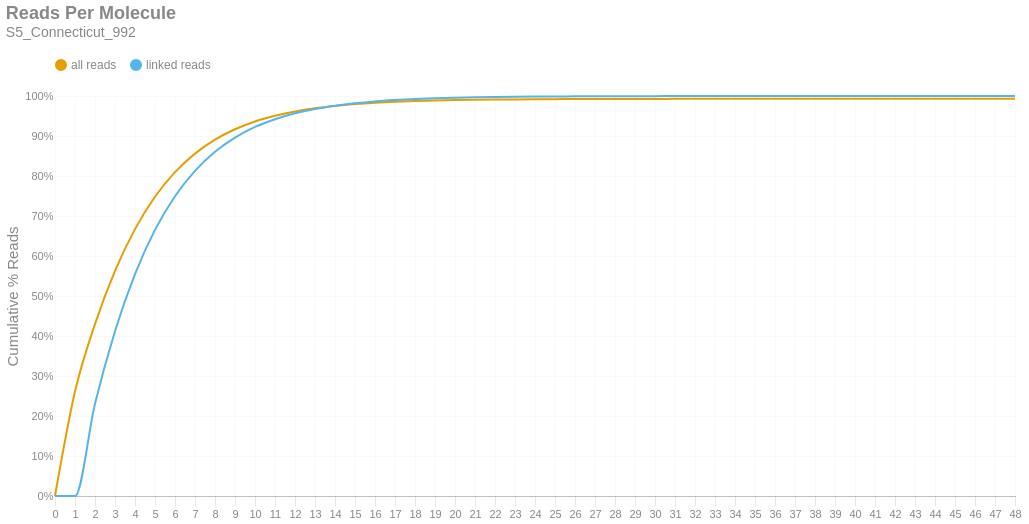

The notebook cell this image was saved under:
### Markdown cell above
### Reads per Molecule
This chart shows the cumulative distribution of the number of reads per linked molecule. That is, how many alignments are associated with a unique molecule. This excludes the number of reads associated with invalid or absent linked-read barcodes. The `linked` histogram is the percentages recalculated when disregarding singletons.

### Code cell
if SKIPLR:
    print_html(f"Skipped")
else:
    counts = np.bincount(valids['reads'].cast(pl.Int64).to_numpy())
    weighted = counts * np.arange(len(counts))
    all_perc = weighted / n_reads
    linked_perc = weighted / n_linked_reads
    linked_perc[1] = 0
    binned_df = pl.DataFrame({
        'readsper': list(range(len(counts))),
        'all reads (cumsum)': np.cumsum(all_perc).tolist(),
        'linked reads (cumsum)': np.cumsum(linked_perc).tolist(),
    })

    with SafeRender(binned_df):
        (
            density_plot(binned_df, 'Reads Per Molecule', samplename, 'readspmol')
            .encode(
                x=alt.X('readsper:O', title=None).axis(labelAngle=0).scale(padding=0),
                y=alt.Y('value:Q', title='Cumulative % Reads').axis(format='%').stack(False),
                color=alt.Color("key:N").scale(domain=["all reads", "linked reads"]),
                tooltip=[
                    alt.Tooltip("key:N", title="Data Type"),
                    alt.Tooltip("readsper:O", title="Reads Per Molecule"),
                    alt.Tooltip("value:Q", format=".2%", title="% Reads (Cum.)")
                ]            
            )
        ).display()

### Figure 1 — Vega-Lite specification as saved in the notebook (floating-point values rounded to 4 significant figures)
{"width": "container", "height": 400, "config": {"title": {"anchor": "start", "dy": -15, "fontSize": 18, "color": "#888888", "subtitleColor": "#888888", "subtitleFontSize": 14}, "arc": {"fill": "#0072B2"}, "axis": {"domainColor": "#888888", "domainWidth": 0.5, "gridWidth": 0.2, "grid": false, "titleFontWeight": 400, "titleFontSize": 15, "labelFontSize": 11, "labelColor": "#888888", "tickColor": "#888888", "tickWidth": 0.2, "titleColor": "#888888"}, "axisBand": {"grid": false}, "axisX": {"grid": true, "tickSize": 10, "domainCap": "round"}, "axisY": {"domain": false, "grid": true, "tickSize": 0, "domainCap": "round"}, "background": "transparent", "header": {"labelFontSize": 15, "labelColor": "#888888", "titleFontSize": 15, "titleFontWeight": 600, "titleColor": "#888888"}, "legend": {"labelFont": "sans-serif", "labelFontSize": 12, "labelColor": "#888888", "symbolSize": 100, "symbolType": "circle", "titleFontSize": 12, "titlePadding": 10, "titleColor": "#888888", "title": null, "orient": "top"}, "range": {"category": ["#E69F00", "#56B4E9", "#009E73", "#F0E442", "#0072B2", "#D55E00", "#CC79A7", "#000000"], "diverging": ["#cfe8f3", "#a2d4ec", "#73bfe2", "#46abdb", "#1696d2", "#12719e"]}, "area": {"fill": "#0072B2", "fillOpacity": 0.7, "line": true, "strokeOpacity": 0.7}, "line": {"color": "#0072B2", "stroke": "#0072B2", "strokeWidth": 2}, "trail": {"color": "#0072B2", "stroke": "#0072B2", "strokeWidth": 0, "size": 1}, "point": {"filled": true, "fillOpacity": 1.0, "size": 95}, "text": {"color": "#888888", "fontSize": 11, "align": "right", "fontWeight": 400, "size": 11}, "bar": {"fill": "#0072B2", "stroke": null}, "view": {"stroke": null, "continuousWidth": 660, "continuousHeight": 400}}, "data": {"name": "data-92ff6299d1e516653e06d57ce4956281"}, "mark": {"type": "line", "interpolate": "monotone", "point": {"opacity": 0, "size": 275}}, "encoding": {"color": {"field": "key", "scale": {"domain": ["all reads", "linked reads"]}, "type": "nominal"}, "tooltip": [{"field": "key", "title": "Data Type", "type": "nominal"}, {"field": "readsper", "title": "Reads Per Molecule", "type": "ordinal"}, {"field": "value", "format": ".2%", "title": "% Reads (Cum.)", "type": "quantitative"}], "x": {"axis": {"labelAngle": 0}, "field": "readsper", "scale": {"padding": 0}, "title": null, "type": "ordinal"}, "y": {"axis": {"format": "%"}, "field": "value", "stack": false, "title": "Cumulative % Reads", "type": "quantitative"}}, "params": [{"name": "param_c36ac31b6afebe62", "select": {"type": "point", "fields": ["key"]}, "bind": "legend"}], "title": {"text": "Reads Per Molecule", "subtitle": "S5_Connecticut_992"}, "transform": [{"fold": ["all reads (cumsum)", "linked reads (cumsum)"]}, {"calculate": "replace(datum.key, ' (cumsum)', '')", "as": "key"}, {"filter": {"param": "param_c36ac31b6afebe62"}}], "usermeta": {"embedOptions": {"downloadFileName": "S5_Connecticut_992.readspmol"}}, "$schema": "https://vega.github.io/schema/vega-lite/v6.1.0.json", "datasets": {"data-92ff6299d1e516653e06d57ce4956281": [{"readsper": 0, "all reads (cumsum)": 0.0, "linked reads (cumsum)": 0.0}, {"readsper": 1, "all reads (cumsum)": 0.2611, "linked reads (cumsum)": 0.0}, {"readsper": 2, "all reads (cumsum)": 0.4298, "linked reads (cumsum)": 0.2305}, {"readsper": 3, "all reads (cumsum)": 0.5627, "linked reads (cumsum)": 0.4121}, {"readsper": 4, "all reads (cumsum)": 0.6672, "linked reads (cumsum)": 0.5549}, {"readsper": 5, "all reads (cumsum)": 0.7481, "linked reads (cumsum)": 0.6653}, {"readsper": 6, "all reads (cumsum)": 0.8095, "linked reads (cumsum)": 0.7493}, {"readsper": 7, "all reads (cumsum)": 0.856, "linked reads (cumsum)": 0.8127}, {"readsper": 8, "all reads (cumsum)": 0.8909, "linked reads (cumsum)": 0.8604}, {"readsper": 9, "all reads (cumsum)": 0.9168, "linked reads (cumsum)": 0.8959}, {"readsper": 10, "all reads (cumsum)": 0.9364, "linked reads (cumsum)": 0.9226}, {"readsper": 11, "all reads (cumsum)": 0.9506, "linked reads (cumsum)": 0.9421}, {"readsper": 12, "all reads (cumsum)": 0.9614, "linked reads (cumsum)": 0.9568}, {"readsper": 13, "all reads (cumsum)": 0.9694, "linked reads (cumsum)": 0.9677}, {"readsper": 14, "all reads (cumsum)": 0.9753, "linked reads (cumsum)": 0.9758}, {"readsper": 15, "all reads (cumsum)": 0.9797, "linked reads (cumsum)": 0.9818}, {"readsper": 16, "all reads (cumsum)": 0.9831, "linked reads (cumsum)": 0.9864}, {"readsper": 17, "all reads (cumsum)": 0.9855, "linked reads (cumsum)": 0.9897}, {"readsper": 18, "all reads (cumsum)": 0.9874, "linked reads (cumsum)": 0.9923}, {"readsper": 19, "all reads (cumsum)": 0.9887, "linked reads (cumsum)": 0.9941}, {"readsper": 20, "all reads (cumsum)": 0.9897, "linked reads (cumsum)": 0.9955}, {"readsper": 21, "all reads (cumsum)": 0.9905, "linked reads (cumsum)": 0.9966}, {"readsper": 22, "all reads (cumsum)": 0.9911, "linked reads (cumsum)": 0.9974}, {"readsper": 23, "all reads (cumsum)": 0.9916, "linked reads (cumsum)": 0.998}, {"readsper": 24, "all reads (cumsum)": 0.9919, "linked reads (cumsum)": 0.9985}, {"readsper": 25, "all reads (cumsum)": 0.9921, "linked reads (cumsum)": 0.9988}, {"readsper": 26, "all reads (cumsum)": 0.9923, "linked reads (cumsum)": 0.9991}, {"readsper": 27, "all reads (cumsum)": 0.9925, "linked reads (cumsum)": 0.9993}, {"readsper": 28, "all reads (cumsum)": 0.9926, "linked reads (cumsum)": 0.9994}, {"readsper": 29, "all reads (cumsum)": 0.9927, "linked reads (cumsum)": 0.9995}, {"readsper": 30, "all reads (cumsum)": 0.9928, "linked reads (cumsum)": 0.9997}, {"readsper": 31, "all reads (cumsum)": 0.9928, "linked reads (cumsum)": 0.9998}, {"readsper": 32, "all reads (cumsum)": 0.9929, "linked reads (cumsum)": 0.9998}, {"readsper": 33, "all reads (cumsum)": 0.9929, "linked reads (cumsum)": 0.9998}, {"readsper": 34, "all reads (cumsum)": 0.9929, "linked reads (cumsum)": 0.9999}, {"readsper": 35, "all reads (cumsum)": 0.9929, "linked reads (cumsum)": 0.9999}, {"readsper": 36, "all reads (cumsum)": 0.993, "linked reads (cumsum)": 0.9999}, {"readsper": 37, "all reads (cumsum)": 0.993, "linked reads (cumsum)": 0.9999}, {"readsper": 38, "all reads (cumsum)": 0.993, "linked reads (cumsum)": 1.0}, {"readsper": 39, "all reads (cumsum)": 0.993, "linked reads (cumsum)": 1.0}, {"readsper": 40, "all reads (cumsum)": 0.993, "linked reads (cumsum)": 1.0}, {"readsper": 41, "all reads (cumsum)": 0.993, "linked reads (cumsum)": 1.0}, {"readsper": 42, "all reads (cumsum)": 0.993, "linked reads (cumsum)": 1.0}, {"readsper": 43, "all reads (cumsum)": 0.993, "linked reads (cumsum)": 1.0}, {"readsper": 44, "all reads (cumsum)": 0.993, "linked reads (cumsum)": 1.0}, {"readsper": 45, "all reads (cumsum)": 0.993, "linked reads (cumsum)": 1.0}, {"readsper": 46, "all reads (cumsum)": 0.993, "linked reads (cumsum)": 1.0}, {"readsper": 47, "all reads (cumsum)": 0.993, "linked reads (cumsum)": 1.0}, {"readsper": 48, "all reads (cumsum)": 0.993, "linked reads (cumsum)": 1.0}]}}
